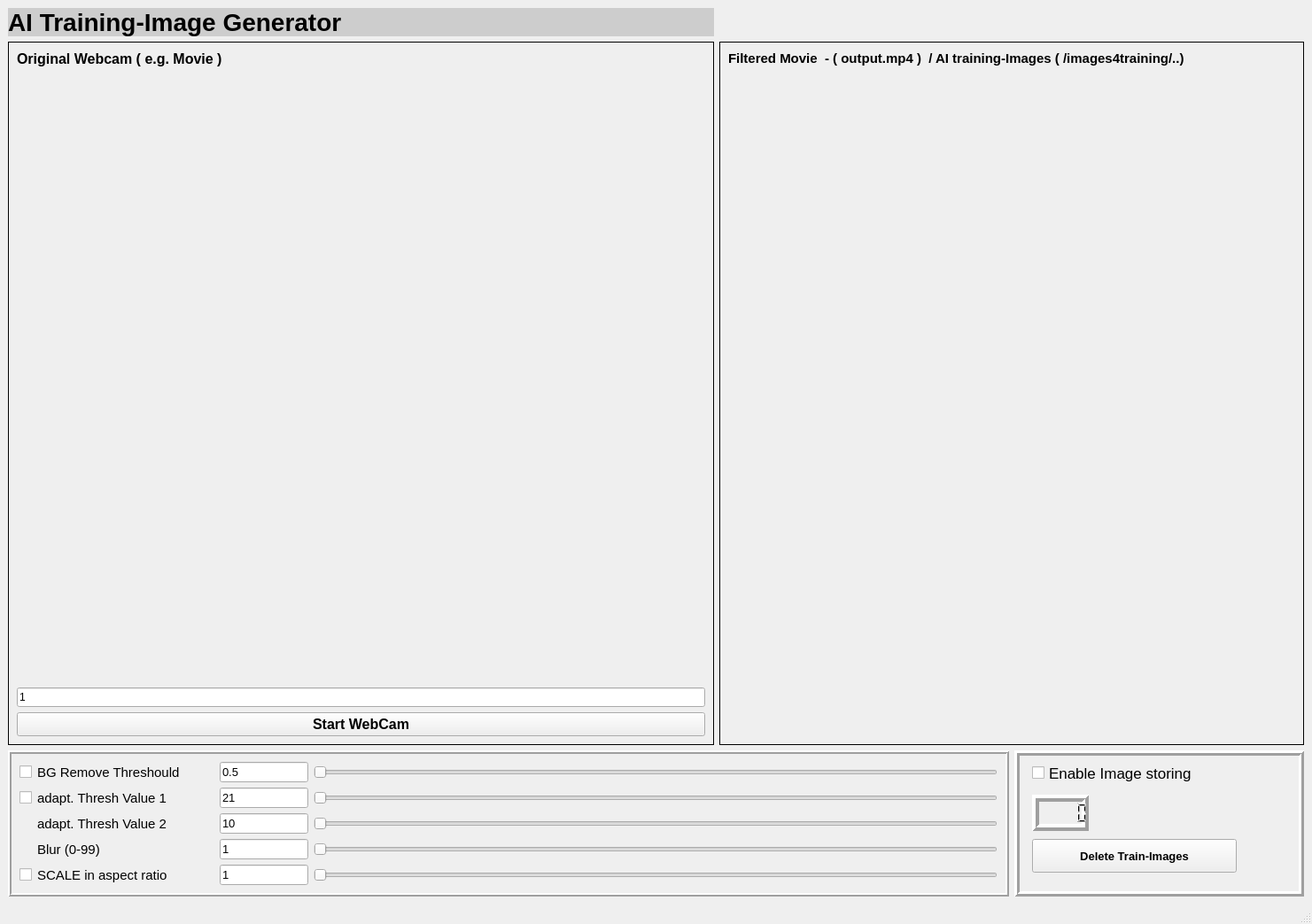
<?xml version="1.0" encoding="UTF-8"?>
<ui version="4.0">
 <class>MainWindow</class>
 <widget class="QMainWindow" name="MainWindow">
  <property name="geometry">
   <rect>
    <x>0</x>
    <y>0</y>
    <width>1481</width>
    <height>1043</height>
   </rect>
  </property>
  <property name="windowTitle">
   <string>MainWindow</string>
  </property>
  <widget class="QWidget" name="centralwidget">
   <layout class="QGridLayout" name="gridLayout_3">
    <item row="0" column="0">
     <widget class="QLabel" name="lbl_headline">
      <property name="font">
       <font>
        <pointsize>21</pointsize>
        <weight>75</weight>
        <bold>true</bold>
        <strikeout>false</strikeout>
       </font>
      </property>
      <property name="styleSheet">
       <string notr="true">background-color: rgb(205, 205, 205);</string>
      </property>
      <property name="frameShape">
       <enum>QFrame::NoFrame</enum>
      </property>
      <property name="frameShadow">
       <enum>QFrame::Plain</enum>
      </property>
      <property name="text">
       <string>AI Training-Image Generator </string>
      </property>
     </widget>
    </item>
    <item row="1" column="0">
     <widget class="QFrame" name="frame">
      <property name="frameShape">
       <enum>QFrame::Box</enum>
      </property>
      <property name="frameShadow">
       <enum>QFrame::Plain</enum>
      </property>
      <layout class="QGridLayout" name="gridLayout">
       <item row="4" column="0">
        <widget class="QPushButton" name="pushButton_StartStopCam">
         <property name="font">
          <font>
           <pointsize>12</pointsize>
           <weight>75</weight>
           <bold>true</bold>
          </font>
         </property>
         <property name="text">
          <string>Start WebCam</string>
         </property>
        </widget>
       </item>
       <item row="0" column="0">
        <widget class="QLabel" name="lbl_ObjectCamera_2">
         <property name="font">
          <font>
           <pointsize>12</pointsize>
           <weight>75</weight>
           <bold>true</bold>
          </font>
         </property>
         <property name="text">
          <string>Original Webcam ( e.g. Movie )</string>
         </property>
        </widget>
       </item>
       <item row="1" column="0">
        <widget class="QLabel" name="lbl_imgOriginal">
         <property name="font">
          <font>
           <pointsize>12</pointsize>
           <weight>50</weight>
           <bold>false</bold>
          </font>
         </property>
         <property name="text">
          <string/>
         </property>
         <property name="pixmap">
          <pixmap resource="image.qrc">:/image/images/originalObject.png</pixmap>
         </property>
         <property name="scaledContents">
          <bool>false</bool>
         </property>
        </widget>
       </item>
       <item row="3" column="0">
        <widget class="QLineEdit" name="lineEdit_camNr">
         <property name="text">
          <string>1</string>
         </property>
        </widget>
       </item>
       <item row="2" column="0">
        <spacer name="verticalSpacer">
         <property name="orientation">
          <enum>Qt::Vertical</enum>
         </property>
         <property name="sizeHint" stdset="0">
          <size>
           <width>20</width>
           <height>40</height>
          </size>
         </property>
        </spacer>
       </item>
      </layout>
     </widget>
    </item>
    <item row="1" column="1" colspan="2">
     <widget class="QFrame" name="frame_2">
      <property name="frameShape">
       <enum>QFrame::Box</enum>
      </property>
      <property name="frameShadow">
       <enum>QFrame::Plain</enum>
      </property>
      <layout class="QVBoxLayout" name="verticalLayout">
       <item>
        <widget class="QLabel" name="label_3">
         <property name="font">
          <font>
           <pointsize>11</pointsize>
           <weight>75</weight>
           <bold>true</bold>
          </font>
         </property>
         <property name="text">
          <string>Filtered Movie  - ( output.mp4 )  / AI training-Images ( /images4training/..)</string>
         </property>
        </widget>
       </item>
       <item>
        <widget class="QLabel" name="lbl_filteredImg">
         <property name="minimumSize">
          <size>
           <width>640</width>
           <height>480</height>
          </size>
         </property>
         <property name="font">
          <font>
           <pointsize>10</pointsize>
          </font>
         </property>
         <property name="text">
          <string/>
         </property>
         <property name="pixmap">
          <pixmap resource="image.qrc">:/image/images/preview.png</pixmap>
         </property>
         <property name="scaledContents">
          <bool>false</bool>
         </property>
        </widget>
       </item>
       <item>
        <spacer name="verticalSpacer_2">
         <property name="orientation">
          <enum>Qt::Vertical</enum>
         </property>
         <property name="sizeHint" stdset="0">
          <size>
           <width>20</width>
           <height>40</height>
          </size>
         </property>
        </spacer>
       </item>
      </layout>
     </widget>
    </item>
    <item row="2" column="0" colspan="2">
     <widget class="QFrame" name="frame_3">
      <property name="frameShape">
       <enum>QFrame::Box</enum>
      </property>
      <property name="frameShadow">
       <enum>QFrame::Raised</enum>
      </property>
      <property name="lineWidth">
       <number>2</number>
      </property>
      <layout class="QGridLayout" name="gridLayout_2">
       <item row="0" column="0">
        <widget class="QCheckBox" name="checkBox_treshouldFilter">
         <property name="minimumSize">
          <size>
           <width>0</width>
           <height>0</height>
          </size>
         </property>
         <property name="font">
          <font>
           <pointsize>12</pointsize>
          </font>
         </property>
         <property name="text">
          <string/>
         </property>
        </widget>
       </item>
       <item row="0" column="1">
        <widget class="QLabel" name="label_thresh1">
         <property name="minimumSize">
          <size>
           <width>200</width>
           <height>0</height>
          </size>
         </property>
         <property name="font">
          <font>
           <pointsize>11</pointsize>
          </font>
         </property>
         <property name="text">
          <string>BG Remove Threshould</string>
         </property>
        </widget>
       </item>
       <item row="0" column="2">
        <widget class="QLineEdit" name="lineEdit_thresh1">
         <property name="minimumSize">
          <size>
           <width>100</width>
           <height>0</height>
          </size>
         </property>
         <property name="maximumSize">
          <size>
           <width>50</width>
           <height>16777215</height>
          </size>
         </property>
         <property name="font">
          <font>
           <pointsize>10</pointsize>
          </font>
         </property>
         <property name="text">
          <string>0.5</string>
         </property>
        </widget>
       </item>
       <item row="0" column="3">
        <widget class="QSlider" name="horizontalSlider_thresh1">
         <property name="minimumSize">
          <size>
           <width>700</width>
           <height>0</height>
          </size>
         </property>
         <property name="font">
          <font>
           <pointsize>10</pointsize>
          </font>
         </property>
         <property name="singleStep">
          <number>1</number>
         </property>
         <property name="orientation">
          <enum>Qt::Horizontal</enum>
         </property>
        </widget>
       </item>
       <item row="1" column="0">
        <widget class="QCheckBox" name="checkBox_adaptThresh">
         <property name="minimumSize">
          <size>
           <width>0</width>
           <height>0</height>
          </size>
         </property>
         <property name="font">
          <font>
           <pointsize>12</pointsize>
          </font>
         </property>
         <property name="text">
          <string/>
         </property>
        </widget>
       </item>
       <item row="1" column="1">
        <widget class="QLabel" name="label_adaptThresh1">
         <property name="minimumSize">
          <size>
           <width>200</width>
           <height>0</height>
          </size>
         </property>
         <property name="font">
          <font>
           <pointsize>11</pointsize>
          </font>
         </property>
         <property name="text">
          <string>adapt. Thresh Value 1</string>
         </property>
        </widget>
       </item>
       <item row="1" column="2">
        <widget class="QLineEdit" name="lineEdit_value_adapThresh1">
         <property name="minimumSize">
          <size>
           <width>100</width>
           <height>0</height>
          </size>
         </property>
         <property name="maximumSize">
          <size>
           <width>50</width>
           <height>16777215</height>
          </size>
         </property>
         <property name="font">
          <font>
           <pointsize>10</pointsize>
          </font>
         </property>
         <property name="text">
          <string>21</string>
         </property>
        </widget>
       </item>
       <item row="1" column="3">
        <widget class="QSlider" name="horizontalSlider_adaptivThresh1">
         <property name="minimumSize">
          <size>
           <width>700</width>
           <height>0</height>
          </size>
         </property>
         <property name="font">
          <font>
           <pointsize>10</pointsize>
          </font>
         </property>
         <property name="maximum">
          <number>255</number>
         </property>
         <property name="singleStep">
          <number>4</number>
         </property>
         <property name="orientation">
          <enum>Qt::Horizontal</enum>
         </property>
        </widget>
       </item>
       <item row="2" column="1">
        <widget class="QLabel" name="label_adaptThresh2">
         <property name="minimumSize">
          <size>
           <width>200</width>
           <height>0</height>
          </size>
         </property>
         <property name="font">
          <font>
           <pointsize>11</pointsize>
          </font>
         </property>
         <property name="text">
          <string>adapt. Thresh Value 2</string>
         </property>
        </widget>
       </item>
       <item row="2" column="2">
        <widget class="QLineEdit" name="lineEdit_value_adapThresh2">
         <property name="minimumSize">
          <size>
           <width>100</width>
           <height>0</height>
          </size>
         </property>
         <property name="maximumSize">
          <size>
           <width>50</width>
           <height>16777215</height>
          </size>
         </property>
         <property name="font">
          <font>
           <pointsize>10</pointsize>
          </font>
         </property>
         <property name="text">
          <string>10</string>
         </property>
        </widget>
       </item>
       <item row="2" column="3">
        <widget class="QSlider" name="horizontalSlider_adaptivThresh2">
         <property name="minimumSize">
          <size>
           <width>700</width>
           <height>0</height>
          </size>
         </property>
         <property name="font">
          <font>
           <pointsize>10</pointsize>
          </font>
         </property>
         <property name="maximum">
          <number>255</number>
         </property>
         <property name="singleStep">
          <number>4</number>
         </property>
         <property name="orientation">
          <enum>Qt::Horizontal</enum>
         </property>
        </widget>
       </item>
       <item row="3" column="1">
        <widget class="QLabel" name="label_blur">
         <property name="minimumSize">
          <size>
           <width>200</width>
           <height>0</height>
          </size>
         </property>
         <property name="font">
          <font>
           <pointsize>11</pointsize>
          </font>
         </property>
         <property name="text">
          <string>Blur (0-99)</string>
         </property>
        </widget>
       </item>
       <item row="3" column="2">
        <widget class="QLineEdit" name="lineEdit_blur">
         <property name="minimumSize">
          <size>
           <width>100</width>
           <height>0</height>
          </size>
         </property>
         <property name="maximumSize">
          <size>
           <width>50</width>
           <height>16777215</height>
          </size>
         </property>
         <property name="font">
          <font>
           <pointsize>10</pointsize>
          </font>
         </property>
         <property name="text">
          <string>1</string>
         </property>
        </widget>
       </item>
       <item row="3" column="3">
        <widget class="QSlider" name="horizontalSlider_blur">
         <property name="minimumSize">
          <size>
           <width>700</width>
           <height>0</height>
          </size>
         </property>
         <property name="font">
          <font>
           <pointsize>10</pointsize>
          </font>
         </property>
         <property name="singleStep">
          <number>1</number>
         </property>
         <property name="orientation">
          <enum>Qt::Horizontal</enum>
         </property>
        </widget>
       </item>
       <item row="4" column="0">
        <widget class="QCheckBox" name="checkBox_valueScale">
         <property name="minimumSize">
          <size>
           <width>0</width>
           <height>0</height>
          </size>
         </property>
         <property name="font">
          <font>
           <pointsize>12</pointsize>
          </font>
         </property>
         <property name="text">
          <string/>
         </property>
        </widget>
       </item>
       <item row="4" column="1">
        <widget class="QLabel" name="label_thresh1_3">
         <property name="minimumSize">
          <size>
           <width>200</width>
           <height>0</height>
          </size>
         </property>
         <property name="font">
          <font>
           <pointsize>11</pointsize>
          </font>
         </property>
         <property name="text">
          <string>SCALE in aspect ratio</string>
         </property>
        </widget>
       </item>
       <item row="4" column="2">
        <widget class="QLineEdit" name="lineEdit_valueScale">
         <property name="minimumSize">
          <size>
           <width>100</width>
           <height>0</height>
          </size>
         </property>
         <property name="maximumSize">
          <size>
           <width>50</width>
           <height>16777215</height>
          </size>
         </property>
         <property name="font">
          <font>
           <pointsize>10</pointsize>
          </font>
         </property>
         <property name="text">
          <string>1</string>
         </property>
        </widget>
       </item>
       <item row="4" column="3">
        <widget class="QSlider" name="horizontalSlider_valueScale">
         <property name="minimumSize">
          <size>
           <width>700</width>
           <height>0</height>
          </size>
         </property>
         <property name="font">
          <font>
           <pointsize>10</pointsize>
          </font>
         </property>
         <property name="maximum">
          <number>255</number>
         </property>
         <property name="singleStep">
          <number>4</number>
         </property>
         <property name="orientation">
          <enum>Qt::Horizontal</enum>
         </property>
        </widget>
       </item>
      </layout>
     </widget>
    </item>
    <item row="2" column="2">
     <widget class="QFrame" name="frame_4">
      <property name="frameShape">
       <enum>QFrame::Box</enum>
      </property>
      <property name="frameShadow">
       <enum>QFrame::Raised</enum>
      </property>
      <property name="lineWidth">
       <number>3</number>
      </property>
      <widget class="QPushButton" name="pushButton_deleteTrainImages">
       <property name="geometry">
        <rect>
         <x>20</x>
         <y>100</y>
         <width>231</width>
         <height>38</height>
        </rect>
       </property>
       <property name="font">
        <font>
         <pointsize>10</pointsize>
         <weight>75</weight>
         <bold>true</bold>
        </font>
       </property>
       <property name="text">
        <string>Delete Train-Images</string>
       </property>
      </widget>
      <widget class="QCheckBox" name="checkBox_enableImageStoring">
       <property name="geometry">
        <rect>
         <x>20</x>
         <y>10</y>
         <width>301</width>
         <height>31</height>
        </rect>
       </property>
       <property name="font">
        <font>
         <pointsize>13</pointsize>
        </font>
       </property>
       <property name="text">
        <string>Enable Image storing</string>
       </property>
      </widget>
      <widget class="QLCDNumber" name="lcdNumber_lcd">
       <property name="geometry">
        <rect>
         <x>20</x>
         <y>50</y>
         <width>64</width>
         <height>41</height>
        </rect>
       </property>
       <property name="font">
        <font>
         <pointsize>12</pointsize>
        </font>
       </property>
       <property name="lineWidth">
        <number>4</number>
       </property>
      </widget>
     </widget>
    </item>
   </layout>
  </widget>
  <widget class="QMenuBar" name="menubar">
   <property name="geometry">
    <rect>
     <x>0</x>
     <y>0</y>
     <width>1481</width>
     <height>26</height>
    </rect>
   </property>
  </widget>
  <widget class="QStatusBar" name="statusbar"/>
 </widget>
 <resources>
  <include location="image.qrc"/>
  <include location="image.qrc"/>
 </resources>
 <connections/>
</ui>
